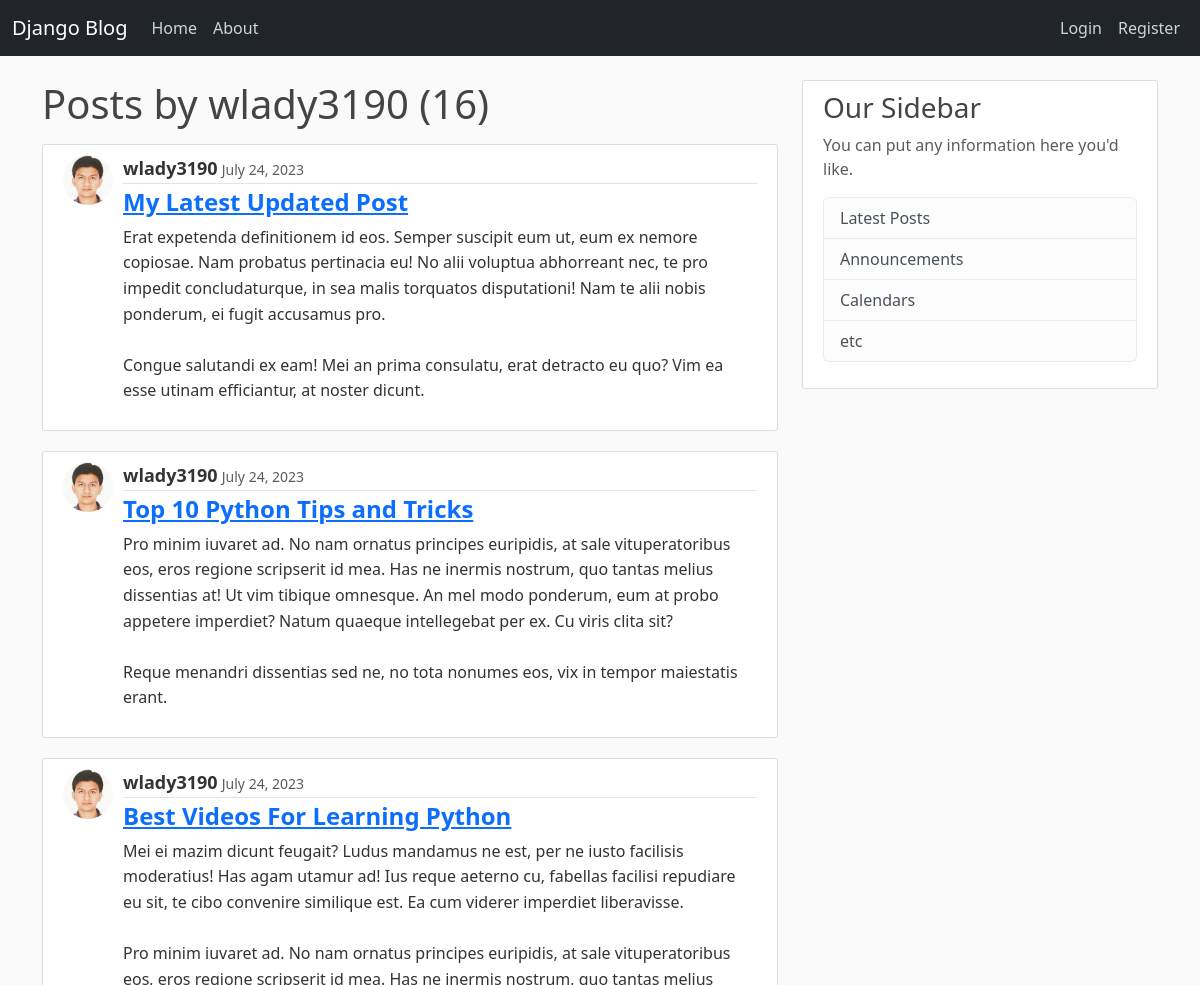
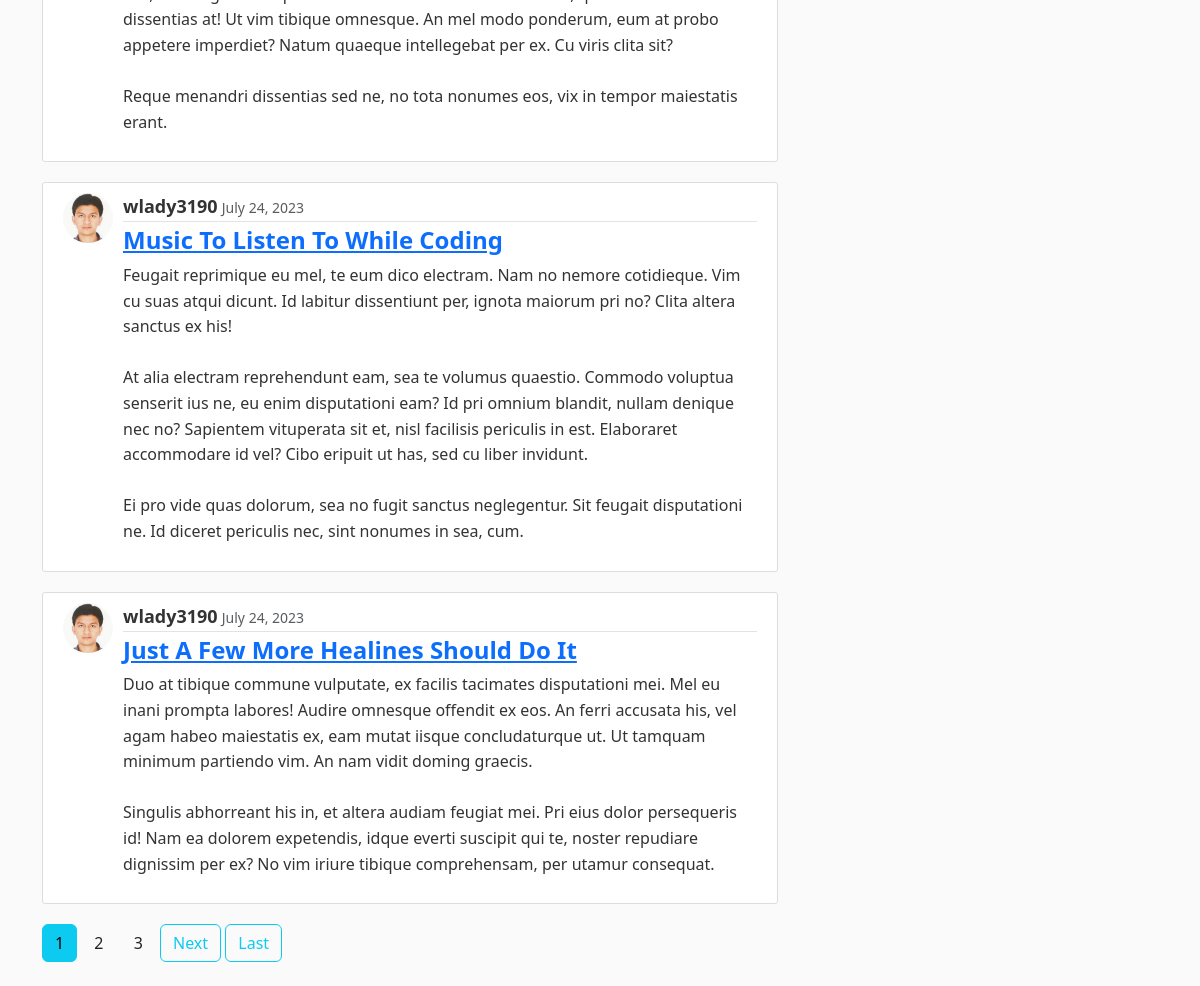
Screenshot of /user/wlady3190 with the database file from the repository (2 pictures, top to bottom).
### blog/models.py (models this page shows, shortened)
class Post(models.Model):
    title = models.CharField(max_length=100)
    content = models.TextField()
    date_posted = models.DateTimeField(default=timezone.now)
    author = models.ForeignKey(User, on_delete=models.CASCADE)

### users/models.py (models this page shows, shortened)
class Profile(models.Model):
    user = models.OneToOneField(User, on_delete=models.CASCADE)
    image = models.ImageField(default='default.jpg', upload_to='profile_pics')

### blog/views.py (the view)
# urls.py: path('user/<str:username>', UserPostListView.as_view(), name='user-posts'),
class UserPostListView(ListView):
    model = Post
    template_name = 'blog/user_posts.html'  # <app>/<model>_viewtype.html
    context_object_name = 'posts'  # el contexto es el mismo de def home() de arriba
    paginate_by=5
    def get_queryset(self):
        user = get_object_or_404(User, username = self.kwargs.get('username'))
        return Post.objects.filter(author = user).order_by('-date_posted')

### blog/templates/blog/user_posts.html (shortened to what this page needs)
{% extends 'blog/base.html' %}
 {% block content%}
 <h1 class="mb-3" >Posts by {{ view.kwargs.username }} ({{page_obj.paginator.count}})</h1>
 {%for post in posts%}
<article class="media content-section">
  <img
    class="rounded-circle author-image"
    src="{{ post.author.profile.image.url }}"
    alt="{{ post.author.username }}"
  />
  <div class="media-body">
    <div class="article-metadata">
      <a class="author-name" href="{% url 'user-posts' post.author.username %}">{{ post.author }}</a>
      <small class="text-muted date-posted"
        >{{ post.date_posted|date:"F d, Y" }}</small
      >
    </div>
    <h2 class="article-title">
      <a href="{% url 'post-detail' post.id %}">{{ post.title }}</a>
    </h2>
    <p class="article-content">{{ post.content }}</p>
  </div>
</article>
{% endfor %}
{% if is_paginated %}
      {% for num in page_obj.paginator.page_range %}
         {% if page_obj.number == num %}
            <a class="btn btn-info mb-4" href="?page={{num}}">{{num}}</a>
            {% elif num > page_obj.number|add:'-3' and num < page_obj.number|add:'3' %}
            <a class="btn btn-outline mb-4" href="?page={{num}}">{{num}}</a>
   {% endif %}
{% endfor %}
    {% if page_obj.has_next %}
    <a class="btn btn-outline-info mb-4" href="?page={{page_obj.next_page_number}}">Next</a>
    <a class="btn btn-outline-info mb-4" href="?page={{page_obj.paginator.num_pages}}"> Last </a>
    {% endif %}
{% endif %}
{% endblock content%}

### blog/templates/blog/base.html (shortened to what this page needs)
{% load static %}
<!DOCTYPE html>
<html lang="en">
  <head>
    <link href="https://cdn.jsdelivr.net/npm/bootstrap@5.3.0/dist/css/bootstrap.min.css" rel="stylesheet">
    <link rel="stylesheet" href="{% static 'blog/main.css' %}">
  </head>
  <body>
    <header class="site-header">
    <nav class="navbar navbar-expand-lg navbar-dark bg-dark fixed-top">
      <div class="container-fluid">
        <a class="navbar-brand" href="{% url 'blog-home'%}">Django Blog</a>
        <div class="collapse navbar-collapse " id="navbarNavAltMarkup">
          <div class="navbar-nav">
            <a class="nav-link" href="{% url 'blog-home'%}">Home</a>
            <a class="nav-link" href="{% url 'blog-about'%}">About</a>
        </div>
        <div class="navbar-nav ms-auto">
         {% if user.is_authenticated%}
         <a class="nav-link" href="{% url 'post-create'%}">New Post</a>
         <a class="nav-link" href="{% url 'profile'%}">Profile</a>
          <a class="nav-link" href="{% url 'logout'%}">Logout</a>
          {% else %}
          <a class="nav-link" href="{% url 'login'%}">Login</a>
          <a class="nav-link" href="{% url 'register'%}">Register</a>
          {% endif %}
        </div>
        </div>
      </div>
    </nav>
    </header>
    <main role="main" class="container">
        <div class="row">
          <div class="col-md-8">
            {% block content %}
            {% endblock %}
          </div>
          <div class="col-md-4">
            <div class="content-section">
              <h3>Our Sidebar</h3>
              <p class='text-muted'>You can put any information here you'd like.
                <ul class="list-group">
                  <li class="list-group-item list-group-item-light">Latest Posts</li>
                  <li class="list-group-item list-group-item-light">Announcements</li>
                  <li class="list-group-item list-group-item-light">Calendars</li>
                  <li class="list-group-item list-group-item-light">etc</li>
                </ul>
              </p>
            </div>
          </div>
        </div>
      </main>
  </body>
</html>

### blog/static/blog/main.css (style rules this page uses)
body { background: #fafafa; color: #333333; margin-top: 5rem; }
h1, h2, h3, h4, h5, h6 { color: #444444; }
ul { margin: 0; }
.site-header .navbar-nav .nav-link { color: #cbd5db; }
.content-section { background: #ffffff; padding: 10px 20px; border: 1px solid #dddddd; border-radius: 3px; margin-bottom: 20px; }
.article-title { color: #444444; }
.article-content { white-space: pre-line; }
.article-metadata { padding-bottom: 1px; margin-bottom: 4px; border-bottom: 1px solid #e3e3e3 }
.media.content-section { display: flex; margin-bottom: 20px !important; }
.author-image { width: 50px; height: 50px; }
.media-body { flex: 1; margin-left: 10px; }
.author-name { font-size: 18px; font-weight: bold; color: #333; text-decoration: none; }
.date-posted { color: #999; }
.article-title { font-size: 24px; font-weight: bold; color: #007bff; text-decoration: none; }
.article-content { font-size: 16px; line-height: 1.6; }

### rows the page displays
Post: author.profile.image (picture), author "wlady3190", date_posted "July 24, 2023", title "My Latest Updated Post", content "Erat expetenda definitionem id eos. Semper suscipit eum ut, eum ex nemore copiosae. Nam probatus pertinacia eu! No alii voluptua abhorreant nec, te pro impedit concludaturque, in sea malis torquatos disputationi! Nam te alii nobis ponderum, ei fugit accusamus pro. Congue salutandi ex eam! Mei an prima consulatu, erat detracto eu quo? Vim ea esse utinam efficiantur, at noster dicunt."
Post: author.profile.image (picture), author "wlady3190", date_posted "July 24, 2023", title "Top 10 Python Tips and Tricks", content "Pro minim iuvaret ad. No nam ornatus principes euripidis, at sale vituperatoribus eos, eros regione scripserit id mea. Has ne inermis nostrum, quo tantas melius dissentias at! Ut vim tibique omnesque. An mel modo ponderum, eum at probo appetere imperdiet? Natum quaeque intellegebat per ex. Cu viris clita sit? Reque menandri dissentias sed ne, no tota nonumes eos, vix in tempor maiestatis erant."
Post: author.profile.image (picture), author "wlady3190", date_posted "July 24, 2023", title "Best Videos For Learning Python", content "Mei ei mazim dicunt feugait? Ludus mandamus ne est, per ne iusto facilisis moderatius! Has agam utamur ad! Ius reque aeterno cu, fabellas facilisi repudiare eu sit, te cibo convenire similique est. Ea cum viderer imperdiet liberavisse. Pro minim iuvaret ad. No nam ornatus principes euripidis, at sale vituperatoribus eos, eros regione scripserit id mea. Has ne inermis nostrum, quo tantas melius dissentias at! Ut vim tibique omnesque. An mel modo ponderum, eum at probo appetere imperdiet? Natum quaeque intellegebat per ex. Cu viris clita sit? Reque menandri dissentias sed ne, no tota nonumes eos, vix in tempor maiestatis erant."
Post: author.profile.image (picture), author "wlady3190", date_posted "July 24, 2023", title "Music To Listen To While Coding", content "Feugait reprimique eu mel, te eum dico electram. Nam no nemore cotidieque. Vim cu suas atqui dicunt. Id labitur dissentiunt per, ignota maiorum pri no? Clita altera sanctus ex his! At alia electram reprehendunt eam, sea te volumus quaestio. Commodo voluptua senserit ius ne, eu enim disputationi eam? Id pri omnium blandit, nullam denique nec no? Sapientem vituperata sit et, nisl facilisis periculis in est. Elaboraret accommodare id vel? Cibo eripuit ut has, sed cu liber invidunt. Ei pro vide quas dolorum, sea no fugit sanctus neglegentur. Sit feugait disputationi ne. Id diceret periculis nec, sint nonumes in sea, cum."
Post: author.profile.image (picture), author "wlady3190", date_posted "July 24, 2023", title "Just A Few More Healines Should Do It", content "Duo at tibique commune vulputate, ex facilis tacimates disputationi mei. Mel eu inani prompta labores! Audire omnesque offendit ex eos. An ferri accusata his, vel agam habeo maiestatis ex, eam mutat iisque concludaturque ut. Ut tamquam minimum partiendo vim. An nam vidit doming graecis. Singulis abhorreant his in, et altera audiam feugiat mei. Pri eius dolor persequeris id! Nam ea dolorem expetendis, idque everti suscipit qui te, noster repudiare dignissim per ex? No vim iriure tibique comprehensam, per utamur consequat."

### other values shown
{{ view.kwargs.username }} "wlady3190"
{{ page_obj.paginator.count }} "16"
{{ num }} "1"
{{ num }} "2" "3"
